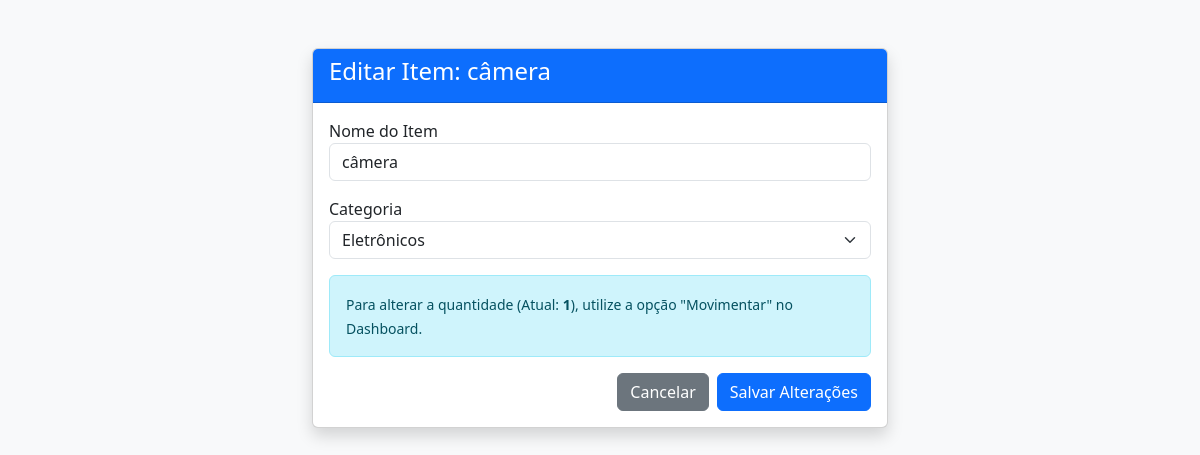
The page /editar/1 (signed in) on the database its author committed.
### tables this page shows
CREATE TABLE tb_item (
    id_item INTEGER PRIMARY KEY AUTOINCREMENT,
    nome TEXT NOT NULL,
    descricao TEXT,
    quantidade_atual INTEGER NOT NULL DEFAULT 0,
    id_categoria INTEGER NOT NULL,
    FOREIGN KEY (id_categoria) REFERENCES tb_categoria (id_categoria)
);

CREATE TABLE tb_categoria (
    id_categoria INTEGER PRIMARY KEY AUTOINCREMENT,
    nome TEXT NOT NULL UNIQUE
);

### main.py (the view, shortened to what this page needs)
@app.route('/editar/<int:id_item>', methods=('GET', 'POST'))
def editar_item(id_item):
    if 'usuario_logado' not in session: return redirect(url_for('login'))
    conn = get_db_connection()
    item = conn.execute('SELECT * FROM tb_item WHERE id_item = ?', (id_item,)).fetchone()
    categorias = conn.execute('SELECT * FROM tb_categoria').fetchall()
    conn.close()
    return render_template('editar_item.html', item=item, categorias=categorias)

### main.py (called while the page is built)
def get_db_connection():
    conn = sqlite3.connect('database.db')
    conn.row_factory = sqlite3.Row
    return conn

### templates/editar_item.html (shortened to what this page needs)
<!doctype html>
<html lang="pt-br">
<head>
    <link href="https://cdn.jsdelivr.net/npm/bootstrap@5.3.0/dist/css/bootstrap.min.css" rel="stylesheet">
</head>
<body class="bg-light">
    <div class="container mt-5" style="max-width: 600px;">
        <div class="card shadow">
            <div class="card-header bg-primary text-white">
                <h4>Editar Item: {{ item['nome'] }}</h4>
            </div>
            <div class="card-body">
                <form method="post">
                    <div class="mb-3">
                        <label>Nome do Item</label>
                        <input type="text" name="nome" class="form-control" value="{{ item['nome'] }}" required>
                    </div>
                    <div class="mb-3">
                        <label>Categoria</label>
                        <select name="categoria" class="form-select">
                            {% for cat in categorias %}
                            <option value="{{ cat['id_categoria'] }}" {% if cat['id_categoria'] == item['id_categoria'] %}selected{% endif %}>
                                {{ cat['nome'] }}
                            </option>
                            {% endfor %}
                        </select>
                    </div>
                    <div class="alert alert-info">
                        <small>Para alterar a quantidade (Atual: <strong>{{ item['quantidade_atual'] }}</strong>), utilize a opção "Movimentar" no Dashboard.</small>
                    </div>
                    <div class="d-flex justify-content-end gap-2">
                        <a href="/dashboard" class="btn btn-secondary">Cancelar</a>
                        <button type="submit" class="btn btn-primary">Salvar Alterações</button>
                    </div>
                </form>
            </div>
        </div>
    </div>
</body>
</html>

### rows shown on the page
tb_item: nome "câmera", categoria "Eletrônicos", quantidade_atual "1"
